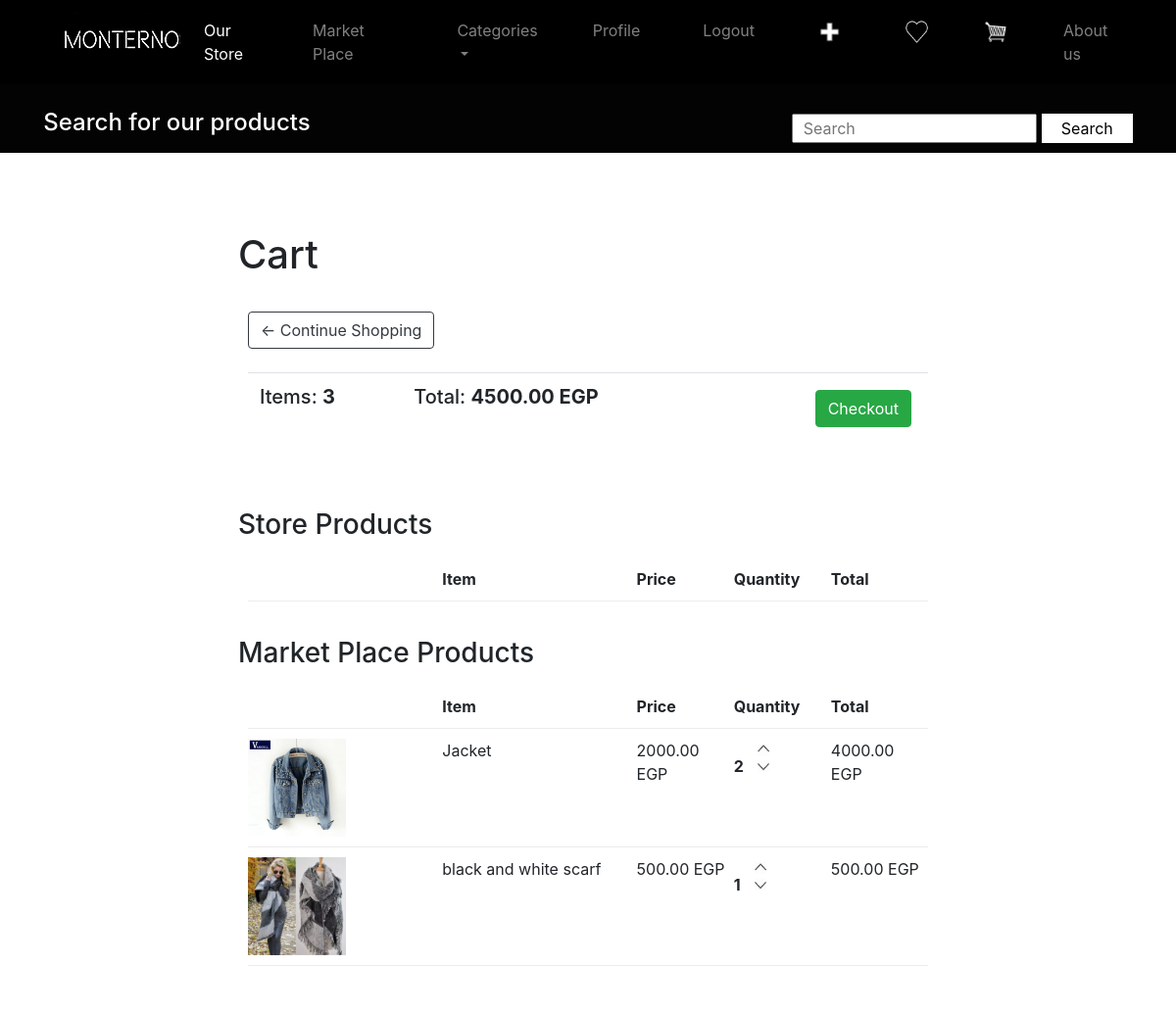
The page /cart/ (signed in) on the database its author committed.
### blog/models.py (models this page shows, shortened)
class PostOrderItem(models.Model):
    post = models.ForeignKey(Post, on_delete=models.SET_NULL, blank = True, null = True)
    postorder = models.ForeignKey(PostOrder, on_delete = models.SET_NULL, blank = True, null = True)
    quantity = models.IntegerField(default=0, blank = True, null = True)
    @property
    def get_total(self):
        total = int(self.post.price) * self.quantity
        return total

class Post(models.Model):
    CATEGORIES=(
    ('Bags','Bags'),('Shoes','Shoes'),
    ('Tops','Tops'),('Jeans','Jeans'),
    ('Pants','Pants'),('Mobile Phones','Mobile Phones'),
    ('HeadPhones','HeadPhones')
		)
    category=models.CharField(max_length=100,choices=CATEGORIES,default='none')
    title= models.CharField(max_length=100)
    content= models.TextField()
    header_image=models.ImageField(null=True, blank=True, upload_to="images/",default='/static/blog/product2')
    price=models.CharField(max_length=5)
    date_posted = models.DateTimeField(default=timezone.now)
    author= models.ForeignKey(User,on_delete=models.CASCADE)
    favourites = models.ManyToManyField(User,related_name='favourite',default='none',blank=True)

### store/views.py (the view)
# urls.py: path('cart/', views.cart, name="cart"),
def cart(request):
    if request.user.is_authenticated:
        customer = request.user
        order, created = Order.objects.get_or_create(customer=customer,complete = False)
        items = order.orderitem_set.all()
        postorder, created = PostOrder.objects.get_or_create(customer=customer,complete = False)
        postitems = postorder.postorderitem_set.all()
        totalitems = postorder.get_cart_items + order.get_cart_items
        total = postorder.get_cart_total + order.get_cart_total
    else:
        items = []
        postitems = []
        totalitems = 0
        total = 0
    context ={'items': items ,'postitems':postitems, 'total':total , 'totalitems':totalitems}
    return render (request,'store/cart.html',context)

### blog/models.py (called while the page is built)
    @property
    def get_cart_total(self):
        postorderitems = self.postorderitem_set.all()
        total = sum([int(item.get_total) for item in postorderitems])
        return total

    @property
    def get_cart_items(self):
        postorderitems = self.postorderitem_set.all()
        total = sum([int(item.quantity) for item in postorderitems])
        return total

### store/models.py (called while the page is built)
    @property
    def get_cart_total(self):
        orderitems = self.orderitem_set.all()
        total = sum([item.get_total for item in orderitems])
        return total

    @property
    def get_cart_items(self):
        orderitems = self.orderitem_set.all()
        total = sum([item.quantity for item in orderitems])
        return total

### store/templates/store/cart.html (shortened to what this page needs)
{% extends 'store/base.html' %}
{% load static %}
{% block content %}
<div class = "container">
	<h1>Cart</h1>
	<div class = "row" >
		<div class = "col-lg-12">
			<div class = "box-element">
				<a  class="btn btn-outline-dark" href="{% url 'store' %}">&#x2190; Continue Shopping</a>
				<br>
				<br>
				<table class="table">
					<tr>
						<th><h5>Items: <strong>{{totalitems}}</strong></h5></th>
						<th><h5>Total: <strong>{{total|floatformat:2}} EGP</strong></h5></th>
						{% if totalitems %}
						<th>
							<a  style="float:right; margin:5px;" class="btn btn-success" href="{% url 'checkout' %}">Checkout</a>
						</th>
						{% endif %}
					</tr>
				</table>
			</div>
			<br>
			<h3>Store Products</h3>
			<div class="box-element">
				<div class="cart-row">
					<div style="flex:2"></div>
					<div style="flex:2"><strong>Item</strong></div>
					<div style="flex:1"><strong>Price</strong></div>
					<div style="flex:1"><strong>Quantity</strong></div>
					<div style="flex:1"><strong>Total</strong></div>
				</div>
			</div>
		<h3>Market Place Products</h3>
		<div class="box-element">
				<div class="cart-row">
					<div style="flex:2"></div>
					<div style="flex:2"><strong>Item</strong></div>
					<div style="flex:1"><strong>Price</strong></div>
					<div style="flex:1"><strong>Quantity</strong></div>
					<div style="flex:1"><strong>Total</strong></div>
				</div>
				{% for postitem in postitems %}
				<div class="cart-row">
					{% if postitem.post.header_image %}
          					<div style="flex:2"><img class="row-image" src="{{postitem.post.header_image.url}}"></div>
					{% endif %}
					<div style="flex:2"><p>{{postitem.post.title}}</p></div>
					<div style="flex:1"><p>{{postitem.post.price|floatformat:2}} EGP</p></div>
					<div style="flex:1">
						<p class="quantity">{{postitem.quantity}}</p>
						<div class="quantity">
							<img data-product = {{postitem.post.id}} data-action = "add" data-type = "post" class="chg-quantity update-cart" src="{% static  'images/up.png' %}">
							<img data-product = {{postitem.post.id}} data-action = "remove" data-type = "post" class="chg-quantity update-cart" src="{% static  'images/down.png' %}">
						</div>
					</div>
					<div style="flex:1"><p>{{postitem.get_total|floatformat:2}} EGP</p></div>
				</div>
				{% endfor %}
		</div>
	</div>
{% endblock content %}

### store/templates/store/cart.html (style rules this page uses)
.container { width:80%; margin-top:40px; margin-bottom:40px; overflow:hidden; }
.cart-row { display: flex; align-items: stretch; padding-bottom: 10px; margin-bottom: 10px; border-bottom: 1px solid #ececec; }
.box-element { background-color: #fff; border-radius: 4px; padding: 10px; width: 100%; max-width: 960px; margin: 0 auto; margin-top: 1em; margin-bottom: 1em; }
.btn { border-radius: 4; }
.row-image { width: 100px; }
.cart-row { display: flex; align-items: flex-stretch; padding-bottom: 10px; margin-bottom: 10px; border-bottom: 1px solid #ececec; }
.quantity { display: inline-block; font-weight: 700; padding-right:10px; }
.chg-quantity { width: 12px; cursor: pointer; display: block; margin-top: 5px; transition:.1s; }

### rows shown on the page
PostOrderItem: post.header_image (picture), post "Jacket", post.price "2000.00", quantity "2", get_total "4000.00"
PostOrderItem: post.header_image (picture), post "black and white scarf", post.price "500.00", quantity "1", get_total "500.00"

### other values the page prints
{{ totalitems }} "3"
{{ total|floatformat:2 }} "4500.00"
